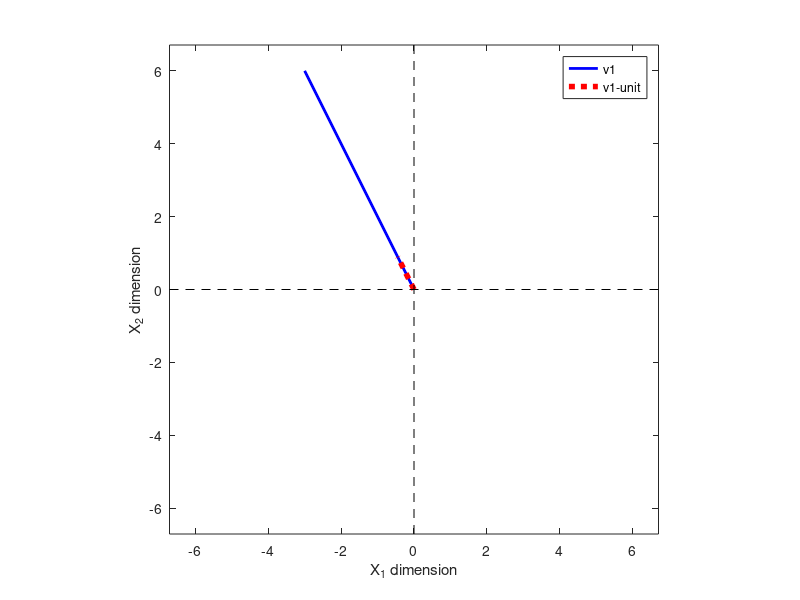

The MATLAB source for this figure:
%%
%     COURSE: Linear algebra: theory and implementation
%    SECTION: Vectors
%      VIDEO: Interpreting and creating unit vectors
% Instructor: sincxpress.com
% Course url: https://www.udemy.com/course/linear-algebra-theory-and-implementation/?couponCode=202110
%
%% 
clear, clc 

%%

% vector
v1 = [ -3 6 ];

% mu
mu = 1/norm(v1);


% plot them
figure(5), clf

% the main plotting lines:
plot([0 v1(1)],[0 v1(2)],'b','linew',2)
hold on
plot([0 v1(1)]*mu,[0 v1(2)]*mu,'r:','linew',4)
legend({'v1';'v1-unit'},'AutoUpdate','off')

% this code just makes the plot look nicer
axis square
axis([ -1 1 -1 1 ]*norm(v1))
hold on
plot(get(gca,'xlim'),[0 0],'k--')
plot([0 0],get(gca,'ylim'),'k--')
xlabel('X_1 dimension')
ylabel('X_2 dimension')

%% done.
